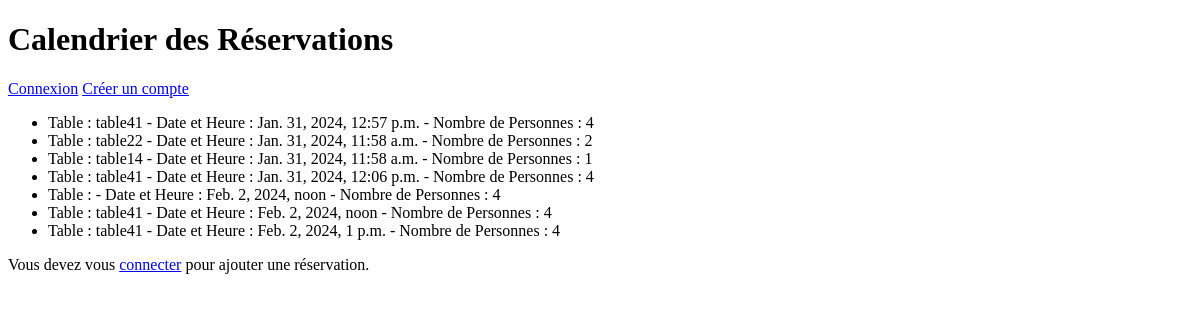
/app_info/calendrier/, run on an earlier commit of the app's database.
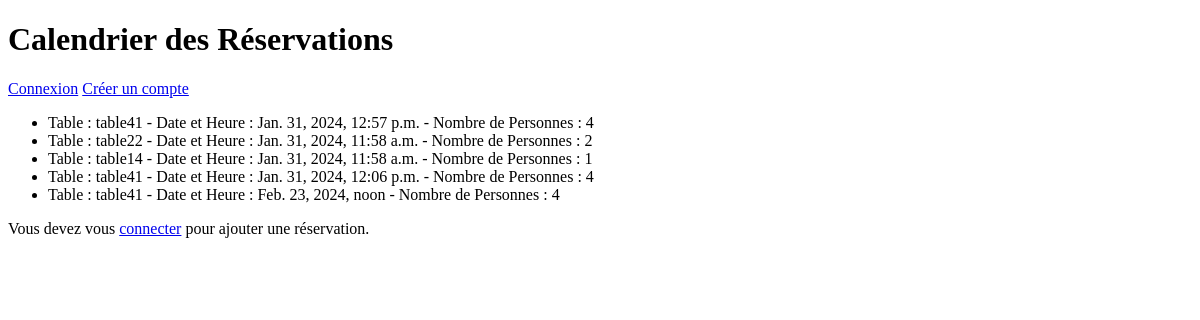
And on a later commit of the database.
### app_info/models.py (models this page shows, shortened)
class Reservation(models.Model):
    user = models.ForeignKey(User, on_delete=models.CASCADE, null=True)
    date_heure = models.DateTimeField()
    nombre_personnes = models.IntegerField()
    table = models.ForeignKey(Table, on_delete=models.SET_NULL, null=True)

class Table(models.Model):
    id=models.AutoField(primary_key=True)
    nom = models.CharField(max_length=100, unique=True)
    capacite = models.IntegerField()

### app_info/views.py (the view)
# urls.py: path('calendrier/', views.calendrier_reservations, name='calendrier_reservations'),
def calendrier_reservations(request):
    reservations = Reservation.objects.all()
    return render(request, 'app_info/calendrier.html', {'reservations': reservations})

### app_info/templates/app_info/calendrier.html (shortened to what this page needs)
<!DOCTYPE html>
<html lang="fr">
<head>
</head>
<body>
    <h1>Calendrier des Réservations</h1>
    {% if user.is_authenticated %}
    <a href="{% url 'logout' %}">Déconnexion</a>
{% else %}
    <a href="{% url 'login' %}" class="btn btn-primary">Connexion</a>
{% endif %}
<a href="{% url 'signup' %}">Créer un compte</a>
    <ul>
        {% for reservation in reservations %}
        <li>
            Table : {{ reservation.table.nom }} -
            Date et Heure : {{ reservation.date_heure }} -
            Nombre de Personnes : {{ reservation.nombre_personnes }}
        </li>
        {% endfor %}
    </ul>
    {% if user.is_authenticated %}
    <a href="{% url 'ajouter_reservation' %}">Ajouter une réservation</a>
    {% else %}
    <p>Vous devez vous <a href="{% url 'login' %}">connecter</a> pour ajouter une réservation.</p>
{% endif %}
</body>
</html>

What changed in the data, as far as the page shows it:
removed Reservation: date_heure "Feb. 2, 2024, noon", nombre_personnes "4"
removed Reservation: table.nom "table41", date_heure "Feb. 2, 2024, noon", nombre_personnes "4"
removed Reservation: table.nom "table41", date_heure "Feb. 2, 2024, 1 p.m.", nombre_personnes "4"
added Reservation: table.nom "table41", date_heure "Feb. 23, 2024, noon", nombre_personnes "4"
